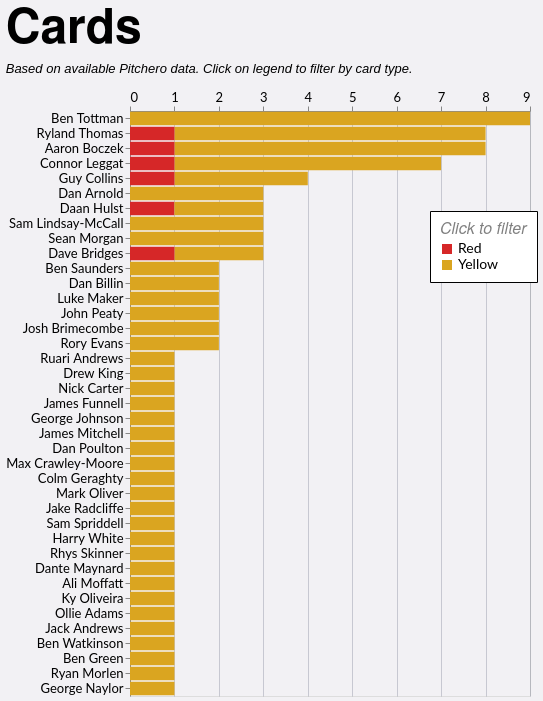

The specification (Vega-Lite) saved for this image:
### Vega-Lite specification from a JSON file in a GitHub repository (floating-point values rounded to 4 significant figures)
{"config": {"axis": {"labelFont": "Lato, sans-serif", "titleFont": "PT Sans Narrow, Helvetica Neue, Helvetica, Arial, sans-serif", "labelFontSize": 13, "titleFontSize": 24, "gridColor": "#202947", "gridOpacity": 0.2}, "header": {"labelFont": "PT Sans Narrow, Helvetica Neue, Helvetica, Arial, sans-serif", "titleFont": "PT Sans Narrow, Helvetica Neue, Helvetica, Arial, sans-serif", "labelFontSize": 24, "titleFontSize": 28, "labelFontWeight": "bold", "orient": "left"}, "legend": {"labelFont": "Lato, sans-serif", "titleFont": "PT Sans Narrow, Helvetica Neue, Helvetica, Arial, sans-serif", "labelFontSize": 14, "titleFontSize": 16, "titlePadding": 5, "fillColor": "white", "strokeColor": "black", "padding": 10, "titleFontWeight": "lighter", "titleFontStyle": "italic", "titleColor": "gray", "offset": 10}, "title": {"font": "PT Sans Narrow, Helvetica Neue, Helvetica, Arial, sans-serif", "fontSize": 48, "fontWeight": "bold", "anchor": "start", "align": "center", "titlePadding": 20, "subtitlePadding": 10, "subtitleFontSize": 13, "subtitleColor": "", "subtitleFontStyle": "italic", "offset": 15, "color": "black"}, "axisX": {"labelAngle": 0}, "facet": {"title": null, "header": null, "align": {"row": "each", "column": "each"}}, "resolve": {"scale": {"y": "independent", "facet": "independent"}}, "background": "#f2f1f4"}, "data": {"name": "data-ea30d76a814b116506db1a6d71d22a1e"}, "mark": {"type": "bar"}, "encoding": {"color": {"field": "event", "legend": {"legendX": 300, "legendY": 100, "orient": "none", "title": "Click to filter"}, "scale": {"domain": ["Red", "Yellow"], "range": ["#d62728", "goldenrod"]}, "type": "nominal"}, "tooltip": [{"field": "player", "title": "Player", "type": "nominal"}, {"field": "event", "title": "Card Type", "type": "nominal"}, {"aggregate": "sum", "field": "count", "title": "Cards", "type": "quantitative"}, {"aggregate": "sum", "field": "A", "title": "Games", "type": "quantitative"}], "x": {"aggregate": "sum", "axis": {"format": "d", "orient": "top", "title": null}, "field": "count", "type": "quantitative"}, "y": {"field": "player", "sort": "-x", "title": null, "type": "nominal"}}, "height": {"step": 15}, "title": {"text": "Cards", "subtitle": "Based on available Pitchero data. Click on legend to filter by card type."}, "width": 400, "$schema": "https://vega.github.io/schema/vega-lite/v5.20.1.json", "datasets": {"data-ea30d76a814b116506db1a6d71d22a1e": [{"player": "Ruari Andrews", "event": "Yellow", "count": 1, "A": 16, "season": "2017/18", "squad": "1st"}, {"player": "Dan Arnold", "event": "Yellow", "count": 1, "A": 15, "season": "2017/18", "squad": "1st"}, {"player": "Connor Leggat", "event": "Yellow", "count": 1, "A": 13, "season": "2018/19", "squad": "1st"}, {"player": "Daan Hulst", "event": "Red", "count": 1, "A": 10, "season": "2018/19", "squad": "1st"}, {"player": "Dan Arnold", "event": "Yellow", "count": 2, "A": 12, "season": "2019/20", "squad": "1st"}, {"player": "Drew King", "event": "Yellow", "count": 1, "A": 7, "season": "2019/20", "squad": "1st"}, {"player": "Connor Leggat", "event": "Yellow", "count": 1, "A": 11, "season": "2019/20", "squad": "1st"}, {"player": "Ben Saunders", "event": "Yellow", "count": 1, "A": 6, "season": "2019/20", "squad": "1st"}, {"player": "Ben Tottman", "event": "Yellow", "count": 1, "A": 12, "season": "2019/20", "squad": "1st"}, {"player": "Nick Carter", "event": "Yellow", "count": 1, "A": 4, "season": "2021/22", "squad": "1st"}, {"player": "James Funnell", "event": "Yellow", "count": 1, "A": 12, "season": "2021/22", "squad": "1st"}, {"player": "Sam Lindsay-McCall", "event": "Yellow", "count": 2, "A": 13, "season": "2021/22", "squad": "1st"}, {"player": "Sean Morgan", "event": "Yellow", "count": 1, "A": 10, "season": "2021/22", "squad": "1st"}, {"player": "Dave Bridges", "event": "Yellow", "count": 1, "A": 15, "season": "2022/23", "squad": "1st"}, {"player": "Guy Collins", "event": "Yellow", "count": 1, "A": 17, "season": "2022/23", "squad": "1st"}, {"player": "George Johnson", "event": "Yellow", "count": 1, "A": 17, "season": "2022/23", "squad": "1st"}, {"player": "Connor Leggat", "event": "Yellow", "count": 1, "A": 9, "season": "2022/23", "squad": "1st"}, {"player": "James Mitchell", "event": "Yellow", "count": 1, "A": 2, "season": "2022/23", "squad": "1st"}, {"player": "Sean Morgan", "event": "Yellow", "count": 1, "A": 8, "season": "2022/23", "squad": "1st"}, {"player": "Dan Poulton", "event": "Yellow", "count": 1, "A": 17, "season": "2022/23", "squad": "1st"}, {"player": "Ben Saunders", "event": "Yellow", "count": 1, "A": 7, "season": "2022/23", "squad": "1st"}, {"player": "Ryland Thomas", "event": "Yellow", "count": 2, "A": 8, "season": "2022/23", "squad": "1st"}, {"player": "Ben Tottman", "event": "Yellow", "count": 2, "A": 19, "season": "2022/23", "squad": "1st"}, {"player": "Connor Leggat", "event": "Red", "count": 1, "A": 9, "season": "2022/23", "squad": "1st"}, {"player": "Dan Billin", "event": "Yellow", "count": 2, "A": 20, "season": "2023/24", "squad": "1st"}, {"player": "Aaron Boczek", "event": "Yellow", "count": 2, "A": 21, "season": "2023/24", "squad": "1st"}, {"player": "Dave Bridges", "event": "Yellow", "count": 1, "A": 17, "season": "2023/24", "squad": "1st"}, {"player": "Max Crawley-Moore", "event": "Yellow", "count": 1, "A": 16, "season": "2023/24", "squad": "1st"}, {"player": "Colm Geraghty", "event": "Yellow", "count": 1, "A": 7, "season": "2023/24", "squad": "1st"}, {"player": "Sam Lindsay-McCall", "event": "Yellow", "count": 1, "A": 22, "season": "2023/24", "squad": "1st"}, {"player": "Luke Maker", "event": "Yellow", "count": 1, "A": 13, "season": "2023/24", "squad": "1st"}, {"player": "Sean Morgan", "event": "Yellow", "count": 1, "A": 2, "season": "2023/24", "squad": "1st"}, {"player": "Mark Oliver", "event": "Yellow", "count": 1, "A": 5, "season": "2023/24", "squad": "1st"}, {"player": "John Peaty", "event": "Yellow", "count": 1, "A": 13, "season": "2023/24", "squad": "1st"}, {"player": "Jake Radcliffe", "event": "Yellow", "count": 1, "A": 18, "season": "2023/24", "squad": "1st"}, {"player": "Sam Spriddell", "event": "Yellow", "count": 1, "A": 11, "season": "2023/24", "squad": "1st"}, {"player": "Ryland Thomas", "event": "Yellow", "count": 3, "A": 25, "season": "2023/24", "squad": "1st"}, {"player": "Ben Tottman", "event": "Yellow", "count": 2, "A": 25, "season": "2023/24", "squad": "1st"}, {"player": "Harry White", "event": "Yellow", "count": 1, "A": 7, "season": "2023/24", "squad": "1st"}, {"player": "Dave Bridges", "event": "Red", "count": 1, "A": 17, "season": "2023/24", "squad": "1st"}, {"player": "Aaron Boczek", "event": "Yellow", "count": 1, "A": 4, "season": "2024/25", "squad": "1st"}, {"player": "Josh Brimecombe", "event": "Yellow", "count": 1, "A": 19, "season": "2024/25", "squad": "1st"}, {"player": "Guy Collins", "event": "Yellow", "count": 2, "A": 20, "season": "2024/25", "squad": "1st"}, {"player": "Connor Leggat", "event": "Yellow", "count": 3, "A": 11, "season": "2024/25", "squad": "1st"}, {"player": "Luke Maker", "event": "Yellow", "count": 1, "A": 14, "season": "2024/25", "squad": "1st"}, {"player": "Rhys Skinner", "event": "Yellow", "count": 1, "A": 4, "season": "2024/25", "squad": "1st"}, {"player": "Ryland Thomas", "event": "Yellow", "count": 1, "A": 18, "season": "2024/25", "squad": "1st"}, {"player": "Ben Tottman", "event": "Yellow", "count": 3, "A": 19, "season": "2024/25", "squad": "1st"}, {"player": "Dante Maynard", "event": "Yellow", "count": 1, "A": 1, "season": "2024/25", "squad": "1st"}, {"player": "Aaron Boczek", "event": "Red", "count": 1, "A": 4, "season": "2024/25", "squad": "1st"}, {"player": "Guy Collins", "event": "Red", "count": 1, "A": 20, "season": "2024/25", "squad": "1st"}, {"player": "Ryland Thomas", "event": "Red", "count": 1, "A": 18, "season": "2024/25", "squad": "1st"}, {"player": "Aaron Boczek", "event": "Yellow", "count": 2, "A": 7, "season": "2025/26", "squad": "1st"}, {"player": "Ali Moffatt", "event": "Yellow", "count": 1, "A": 4, "season": "2025/26", "squad": "1st"}, {"player": "John Peaty", "event": "Yellow", "count": 1, "A": 6, "season": "2025/26", "squad": "1st"}, {"player": "Ben Tottman", "event": "Yellow", "count": 1, "A": 5, "season": "2025/26", "squad": "1st"}, {"player": "Josh Brimecombe", "event": "Yellow", "count": 1, "A": 6, "season": "2021/22", "squad": "2nd"}, {"player": "Rory Evans", "event": "Yellow", "count": 1, "A": 15, "season": "2021/22", "squad": "2nd"}, {"player": "Ky Oliveira", "event": "Yellow", "count": 1, "A": 2, "season": "2022/23", "squad": "2nd"}, {"player": "Ryland Thomas", "event": "Yellow", "count": 1, "A": 4, "season": "2022/23", "squad": "2nd"}, {"player": "Ollie Adams", "event": "Yellow", "count": 1, "A": 1, "season": "2023/24", "squad": "2nd"}, {"player": "Jack Andrews", "event": "Yellow", "count": 1, "A": 8, "season": "2023/24", "squad": "2nd"}, {"player": "Rory Evans", "event": "Yellow", "count": 1, "A": 10, "season": "2023/24", "squad": "2nd"}, {"player": "Daan Hulst", "event": "Yellow", "count": 1, "A": 7, "season": "2023/24", "squad": "2nd"}, {"player": "Ben Watkinson", "event": "Yellow", "count": 1, "A": 11, "season": "2023/24", "squad": "2nd"}, {"player": "Aaron Boczek", "event": "Yellow", "count": 2, "A": 3, "season": "2024/25", "squad": "2nd"}, {"player": "Ben Green", "event": "Yellow", "count": 1, "A": 13, "season": "2024/25", "squad": "2nd"}, {"player": "Daan Hulst", "event": "Yellow", "count": 1, "A": 4, "season": "2024/25", "squad": "2nd"}, {"player": "Ryan Morlen", "event": "Yellow", "count": 1, "A": 6, "season": "2024/25", "squad": "2nd"}, {"player": "George Naylor", "event": "Yellow", "count": 1, "A": 10, "season": "2024/25", "squad": "2nd"}]}}
